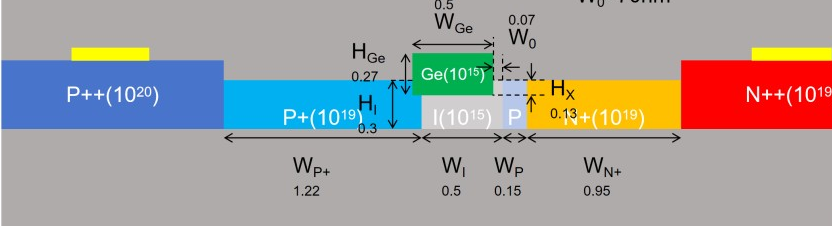
#> input picture figures/cen_device.png, 832 x 226 px
$ python make_fig1_framework.py
#> lines starting #> are read from the running program, lines starting #| are printed output that depends on the picture
import numpy as np, scipy.sparse as sp, scipy.sparse.linalg as spla
import matplotlib as mpl, matplotlib.pyplot as plt
from matplotlib.colors import LinearSegmentedColormap, TwoSlopeNorm
from mpl_toolkits.mplot3d.art3d import Poly3DCollection
import matplotlib.tri as mtri
from scipy.ndimage import gaussian_filter
rng=np.random.default_rng(7)
mpl.rcParams.update({'font.family':['Liberation Sans','DejaVu Sans'],'font.size':6.5,'axes.linewidth':0.5,
 'xtick.major.width':0.5,'ytick.major.width':0.5,'xtick.major.size':2,'ytick.major.size':2,
 'axes.labelsize':6.5,'xtick.labelsize':6,'ytick.labelsize':6,'legend.fontsize':5.8,'pdf.fonttype':42})
INK='#0b0b0b'; MUTE='#52514e'; BLUE='#2a78d6'; ORANGE='#eb6834'; AQUA='#1baf7a'
C_SI='#c9c8c3'; C_GE='#eda100'; C_OX='#d6e6f5'; C_MET='#6b6a66'; C_NP='#8fb7e8'; C_PS='#f2a07b'
seq=LinearSegmentedColormap.from_list('seq',['#fbf8f2','#f6d8a8','#eb6834','#9c2a0b','#3d0d02'])
seqb=LinearSegmentedColormap.from_list('seqb',['#f7f9fc','#a9c8ee','#2a78d6','#0d3a75'])

# ---------------- Poisson solve on 2D cross-section (units: um, V) ----------------
h=0.01; X0,X1,Y1=0,4.0,2.2
nx,ny=int(X1/h)+1,int(Y1/h)+1
x=np.linspace(0,X1,nx); y=np.linspace(0,Y1,ny); XX,YY=np.meshgrid(x,y)
GE=(XX>=1.0)&(XX<=3.0)&(YY>=1.0)&(YY<=1.55)
SI=(YY<1.0)
OX=~(GE|SI)
eps=np.where(GE,16.0,np.where(SI,11.7,3.9))
N=np.zeros_like(XX); cs=(YY>=0.78)&(YY<=0.83)&(XX>=0.85)&(XX<=3.15); N[cs]=-4.2e17*1e-12  # p charge sheet, um^-3
rho_eps0=1.6e-19*N/8.854e-18   # V/um^2
idx=np.arange(nx*ny).reshape(ny,nx)
V=34.0
dir_mask=np.zeros_like(XX,bool); dir_val=np.zeros_like(XX)
dir_mask[0,:]=True; dir_val[0,:]=V
top=(np.abs(YY-1.55)<h/2)&(XX>=1.0)&(XX<=3.0); dir_mask|=top
rows=[];cols=[];vals=[];b=np.zeros(nx*ny)
def ea(a,b_): return 2*a*b_/(a+b_)
for j in range(ny):
  for i in range(nx):
    k=idx[j,i]
    if dir_mask[j,i]:
      rows.append(k);cols.append(k);vals.append(1.0);b[k]=dir_val[j,i];continue
    diag=0.0
    for dj,di in((0,1),(0,-1),(1,0),(-1,0)):
      jj,ii=j+dj,i+di
      if jj<0 or jj>=ny or ii<0 or ii>=nx: continue
      c=ea(eps[j,i],eps[jj,ii])
      rows.append(k);cols.append(idx[jj,ii]);vals.append(c);diag-=c
    rows.append(k);cols.append(k);vals.append(diag)
    b[k]=-rho_eps0[j,i]*h*h
A=sp.csr_matrix((vals,(rows,cols)),shape=(nx*ny,nx*ny))
phi=spla.spsolve(A,b).reshape(ny,nx)
Ey,Ex=np.gradient(-phi,h,h); E=np.hypot(Ex,Ey)*10  # kV/cm
E[OX]=np.nan
print('E Si mult max %.0f, Ge mean %.0f kV/cm'%(np.nanmax(E[(YY<0.78)&(YY>0.3)]),np.nanmean(E[GE])))


from matplotlib.patches import FancyBboxPatch, FancyArrowPatch, Polygon
W,H=17.0/2.54,8.8/2.54
fig=plt.figure(figsize=(W,H))
GRAYH='#6b6a66'
def module(x0,y0,x1,y1,head,hc,body_txt,tx=0.008,ty=None,fs=5.5):
    fig.add_artist(FancyBboxPatch((x0,y0),x1-x0,y1-y0,boxstyle='round,pad=0.0,rounding_size=0.008',transform=fig.transFigure,fc='white',ec=hc,lw=0.8,zorder=-2))
    hh=0.062
    fig.add_artist(FancyBboxPatch((x0,y1-hh),x1-x0,hh,boxstyle='round,pad=0.0,rounding_size=0.008',transform=fig.transFigure,fc=hc,ec=hc,lw=0.8,zorder=-1))
    fig.text(x0+0.008,y1-hh/2,head,color='white',fontsize=6.3,fontweight='bold',va='center')
    if body_txt: fig.text(x0+tx,(y1-hh-0.012) if ty is None else ty,body_txt,fontsize=fs,va='top',color=INK,linespacing=1.25)
def arrow(p,q,label=None,lpos=None,ha='center',va='center',color=INK,rad=0.0,ls='-',fs=5.2,lw=0.8):
    fig.add_artist(FancyArrowPatch(p,q,transform=fig.transFigure,arrowstyle='-|>',mutation_scale=6,lw=lw,color=color,connectionstyle=f'arc3,rad={rad}',linestyle=ls,shrinkA=0,shrinkB=0))
    if label:
        lp=lpos if lpos else ((p[0]+q[0])/2,(p[1]+q[1])/2)
        fig.text(lp[0],lp[1],label,fontsize=fs,ha=ha,va=va,color=color,linespacing=1.15)
def thumb(rect):
    a=fig.add_axes(rect); a.set_xticks([]); a.set_yticks([])
    for sp_ in a.spines.values(): sp_.set_linewidth(0.4); sp_.set_color('#9a9994')
    return a
C1,C2,C3,C4,C5='#3d3c39','#2a78d6','#1baf7a','#eb6834','#6250d6'

# ---- banner: core problem ----
fig.add_artist(FancyBboxPatch((0.215,0.905),0.60,0.085,boxstyle='round,pad=0.0,rounding_size=0.01',transform=fig.transFigure,fc='#f4f3ef',ec='none',zorder=-2))
fig.text(0.515,0.962,r'Core problem:  $\max_{\mathbf{x}\in\mathcal{X}}\ \min_{\boldsymbol{\delta}\in\Delta}\ \rho(\mathbf{x},\boldsymbol{\delta})$   subject to a TCAD budget $\sum_\ell n_\ell c_\ell\leq B$',ha='center',va='center',fontsize=7.0)
fig.text(0.515,0.924,'designer ③ maximises over designs x  ·  challenger ④ minimises over uncertainties δ  ·  all claims checked by TCAD ①',ha='center',va='center',fontsize=5.4,color=MUTE)

# ---- inputs ----
module(0.005,0.03,0.172,0.89,'Domain challenge',C1,
 'Target (1550 nm, 230 K):\n  SPDE ≥ $\\eta^*$,  DCR ≤ $D^*$\nDesign $\\mathbf{x}$: geometry, doping, $V$\nUncertain $\\boldsymbol{\\delta}$: $\\boldsymbol{\\theta}$, process, $\\Delta V$\nData: HWU SPADs, TCAD',fs=5.2)
import os
_D=os.path.dirname(os.path.abspath(__file__))
def _img(name): return plt.imread(os.path.join(_D,name))
#> called with name = 'cen_device.png'
#> returned value is the input picture: shape (226, 832, 3) float32; mean R, G, B 0.636, 0.622, 0.613
# real device cross-section (team's preliminary TCAD)
a=fig.add_axes([0.012,0.585,0.156,0.09]); a.imshow(_img('cen_device.png')); a.axis('off')
fig.text(0.0885,0.572,'lateral Ge/Si waveguide APD (TCAD)',fontsize=4.5,ha='center',color=MUTE)
fig.text(0.014,0.235,'Preliminary TCAD (team):\n• $V_\\mathrm{bd}$ within 7% of a published\n   device\n• $W_P$ 130→170 nm shifts $V_\\mathrm{bd}$\n   from −16 V to −8 V',fontsize=4.8,va='top',color=INK,linespacing=1.25)
t=fig.add_axes([0.012,0.285,0.158,0.235]); t.imshow(_img('cen_iv.png')); t.axis('off')
#> call 2 of _img, with name = 'cen_iv.png'
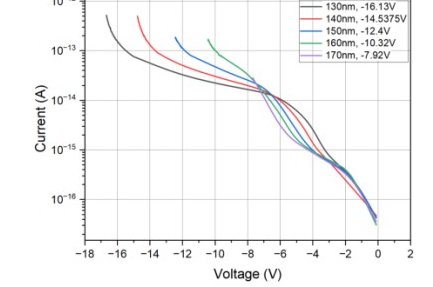
#> input picture figures/cen_iv.png, 433 x 287 px
#> in _img, returned value is the input picture: shape (287, 433, 3) float32; mean R, G, B 0.965, 0.965, 0.966
fig.text(0.0885,0.527,'$W_P$ sweep: breakdown shift',fontsize=4.6,ha='center',color=MUTE)

# ---- ① physics & data engine ----
module(0.215,0.565,0.815,0.885,'①  Physics & data engine  ·  WP1 (Xin)',C1,
 'Automated Silvaco TCAD: 2D screening, 3D\nverification. The ground truth for every claim.\n\nBayesian calibration to measured devices\n→ posterior $p(\\boldsymbol{\\theta}\\,|\\,\\mathrm{data})$ on impact-\nionisation & defect parameters.')
t=thumb([0.515,0.59,0.135,0.195])
# synthetic mesh on the team's lateral Ge/Si waveguide APD geometry
def matof(x,y):
    if 3.1<=x<=3.7 and 2.2<=y<=2.4: return 2            # Ge
    if 2.0<=y<=2.2: return 1                             # Si slab
    if 2.2<y<=2.3 and (x<2.1 or x>4.9): return 1         # Si contact regions
    if 2.3<y<=2.4 and (x<2.1 or x>4.9): return 3         # Al
    return 0                                             # SiO2
pts=[]
for _ in range(2200):
    px_=rng.uniform(1.6,5.4); py_=rng.uniform(1.85,2.55)
    d=min(abs(py_-2.0),abs(py_-2.2),abs(py_-2.4)+(0 if 3.1<=px_<=3.7 else 1),abs(px_-3.1)+(0 if 2.2<=py_<=2.4 else 1),abs(px_-3.7)+(0 if 2.0<=py_<=2.4 else 1),abs(px_-3.85)+(0 if 2.0<=py_<=2.2 else 1))
    if rng.uniform()<np.exp(-d/0.04)+0.015: pts.append((px_,py_))
for gx in np.linspace(1.6,5.4,16):
    for gy in [1.85,2.0,2.2,2.4,2.55]: pts.append((gx,gy))
for gx in np.linspace(3.1,3.7,8): pts.append((gx,2.4))
for gy in np.linspace(2.2,2.4,4): pts+=[(3.1,gy),(3.7,gy)]
pts=np.array(pts); tri=mtri.Triangulation(pts[:,0],pts[:,1]); cx=pts[tri.triangles].mean(1)
mat=np.array([matof(a_,b_) for a_,b_ in cx])
t.tripcolor(tri,facecolors=mat,cmap=mpl.colors.ListedColormap([C_OX,C_SI,C_GE,'#d9a6a0']),vmin=-0.5,vmax=3.5); t.triplot(tri,color='#5d5c58',lw=0.08)
t.set_xlim(1.6,5.4); t.set_ylim(1.85,2.55); t.set_title('TCAD mesh → graph',fontsize=5,pad=1.5)
t=fig.add_axes([0.695,0.62,0.105,0.16])
vb=np.linspace(0.5,5,50); m=2e3*np.exp(0.75*vb); t.fill_between(vb,m*0.55,m*1.8,color=C2,alpha=0.2,lw=0); t.plot(vb,m,color=C2,lw=0.8)
vm=np.array([1,1.8,2.6,3.4,4.2]); t.scatter(vm,2e3*np.exp(0.75*vm)*np.exp(rng.normal(0,0.25,5)),s=5,c=INK,zorder=3)
t.set_yscale('log'); t.tick_params(labelsize=4.5,length=1.5,width=0.4,pad=1); t.set_xlabel('excess bias (V)',fontsize=4.8,labelpad=0.5); t.set_ylabel('DCR',fontsize=4.8,labelpad=0.5)
t.set_title('calibration: data vs posterior',fontsize=5,pad=1.5); t.spines[['top','right']].set_visible(False)
for sp_ in t.spines.values(): sp_.set_linewidth(0.4)

# ---- bottom row: ④ challenger, ③ designer, ② surrogate ----
Y0,Y1=0.03,0.42
module(0.215,Y0,0.39,Y1,'④  Challenger · WP3',C4,'Adversarial search over $\\Delta$\n$\\boldsymbol{\\delta}^*=\\mathrm{arg\\,min}\\,\\rho(\\mathbf{x}^*,\\boldsymbol{\\delta})$;\nestimates $P_\\mathrm{fail}$;\nthen 250–295 K sweep',fs=5.3)
module(0.43,Y0,0.60,Y1,'③  Designer · WP2',C3,'Robust multi-objective BO:\nchooses next $(\\mathbf{x},\\ell)$;\nmaximises worst-case $\\rho$',fs=5.3)
module(0.64,Y0,0.815,Y1,'②  Graph surrogate · WP2',C2,'GNN ensemble on mesh →\nfield maps → physics layer\n→ SPDE, DCR, $g$  ($\\mu\\pm\\sigma$)',fs=5.3)
# ④ thumb: falsification
t=thumb([0.228,0.045,0.15,0.165])
u=np.linspace(-15,15,150); v=np.linspace(-50,50,150); U,Vt=np.meshgrid(u,v); Vv=262.5+0.65*Vt
mg=1.0-((U+2)/11)**2-((Vv-250)/48)**2-0.8*np.exp(-(((U-8.5)/3.5)**2+((Vv-285)/9)**2))
t.imshow(mg,origin='lower',extent=[-15,15,-50,50],aspect='auto',cmap='RdBu',norm=TwoSlopeNorm(0,-1.5,1),alpha=0.7)
t.contour(U,Vt,mg,levels=[0],colors=INK,linewidths=0.5)
mc=np.c_[rng.normal(-1,4.5,35),(rng.normal(255,12,35)-262.5)/0.65]; t.scatter(mc[:,0],mc[:,1],s=1.5,c='#4a4945',lw=0)
pth=np.array([[0,255],[3,265],[5.5,274],[7.2,280],[8.2,283.5],[8.7,285]]); pth[:,1]=(pth[:,1]-262.5)/0.65; t.plot(pth[:,0],pth[:,1],color=C4,lw=0.7); t.scatter(pth[:,0],pth[:,1],s=4,c=C4,zorder=3)
t.scatter([8.7],[(285-262.5)/0.65],s=18,marker='X',c='#c4161c',edgecolors='white',lw=0.3,zorder=4)
t.set_xlim(-15,15); t.set_ylim(-50,50)
fig.text(0.303,0.215,'Δ $W_P$ (process) ↔ Δ trap density',fontsize=4.6,ha='center',color=MUTE)
# ③ thumb: robust Pareto
t=thumb([0.443,0.045,0.145,0.165])
fx=np.logspace(3,6.4,60); fr=55*(1-np.exp(-(np.log10(fx)-2.7)/1.3)); rb=fr-6-4*np.exp(-((np.log10(fx)-4.3)/0.8)**2)
t.plot(fx,fr,color=MUTE,lw=0.7,ls='--'); t.plot(fx,rb,color=C3,lw=1.0)
d3=10**np.array([3.5,4.0,4.5,5.0,5.6]); t.scatter(d3,55*(1-np.exp(-(np.log10(d3)-2.7)/1.3))-6.5+rng.normal(0,1,5),s=5,c=C3,zorder=3)
t.set_xscale('log'); t.set_ylim(0,62); t.set_xticks([]); t.set_yticks([]); t.minorticks_off()
t.text(10**3.1,52,'nominal',fontsize=4.4,color=MUTE); t.text(10**5.0,12,'robust front',fontsize=4.4,color=C3)
fig.text(0.515,0.215,'SPDE  vs  DCR',fontsize=4.6,ha='center',color=MUTE)
# ② thumb: field
t=fig.add_axes([0.653,0.045,0.15,0.165]); t.imshow(_img('cen_field.png')); t.axis('off')
#> call 3 of _img, with name = 'cen_field.png'
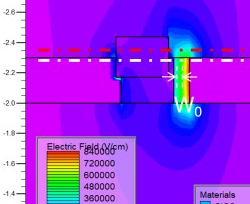
#> input picture figures/cen_field.png, 250 x 204 px
#> in _img, returned value is the input picture: shape (204, 250, 3) float32; mean R, G, B 0.589, 0.213, 0.918
fig.text(0.728,0.215,'|E| map (ATLAS, team)',fontsize=4.6,ha='center',color=MUTE)

# ---- ⑤ explain & outputs ----
module(0.853,0.315,0.995,0.885,'⑤ Explain · WP4',C5,'Field attribution,\nSHAP, symbolic\nregression → rules;\nblind 3D validation',fs=5.3)
t=fig.add_axes([0.895,0.345,0.09,0.25]); t.set_title('|SHAP|',fontsize=4.6,pad=1); vals=[0.8,0.66,0.52,0.93,0.74]; t.barh(np.arange(5),vals,color=C5,height=0.6)
t.set_xticks([]); t.set_yticks(range(5)); t.set_yticklabels(['dose','width','$t_\\mathrm{Ge}$','T','traps'],fontsize=4.3); t.tick_params(length=0,pad=1)
for sp_ in t.spines.values(): sp_.set_visible(False)
module(0.853,0.03,0.995,0.275,'Outputs',C1,'• Robust front &\n   shortlist\n• Design rules\n• Open toolkit\n• GeSPAD-Bench\n• Fab. roadmap',fs=5.3)

# ---- arrows ----
arrow((0.172,0.75),(0.215,0.75),'template,\ndata',(0.1935,0.80),fs=4.8)
arrow((0.172,0.30),(0.215,0.30),'specs\n$\\eta^*,D^*$',(0.1935,0.355),fs=4.8)
arrow((0.735,0.565),(0.735,0.42),'mesh graphs + fields\n2D pre-train → 3D fine-tune',(0.728,0.492),ha='right',fs=4.9)
arrow((0.64,0.25),(0.60,0.25),'$\\mu\\pm\\sigma$',(0.62,0.275),fs=5.0)
arrow((0.515,0.42),(0.515,0.565),'query $(\\mathbf{x},\\ell)$\n2D / 3D',(0.522,0.492),ha='left',fs=4.9)
arrow((0.43,0.29),(0.39,0.29),'$\\mathbf{x}^*$',(0.41,0.315),fs=5.2)
arrow((0.39,0.20),(0.43,0.20),'$\\boldsymbol{\\delta}^*,\\rho$',(0.41,0.175),fs=5.0,color=C4)
arrow((0.26,0.565),(0.26,0.42),'$\\Delta$ from\n$p(\\boldsymbol{\\theta}|\\mathrm{data})$',(0.253,0.492),ha='right',fs=4.9)
arrow((0.33,0.42),(0.33,0.565),'simulate\n$(\\mathbf{x}^*,\\boldsymbol{\\delta}^*)$',(0.337,0.492),ha='left',fs=4.9,color=C4)
arrow((0.815,0.36),(0.853,0.36),'robust\ndesigns',(0.834,0.40),fs=4.6)
arrow((0.924,0.315),(0.924,0.275))
# loop label
fig.text(0.445,0.455,'robust design loop',fontsize=5.2,ha='center',va='center',style='italic',color=MUTE)
fig.savefig('/mnt/user-data/outputs/Fig1_AI-GeSPAD.pdf'); fig.savefig('/tmp/claude-0/fig/Fig1.png',dpi=300)
#> after `fig.savefig('/mnt/user-data/outputs/Fig1_AI-GeSPAD.pdf')`:
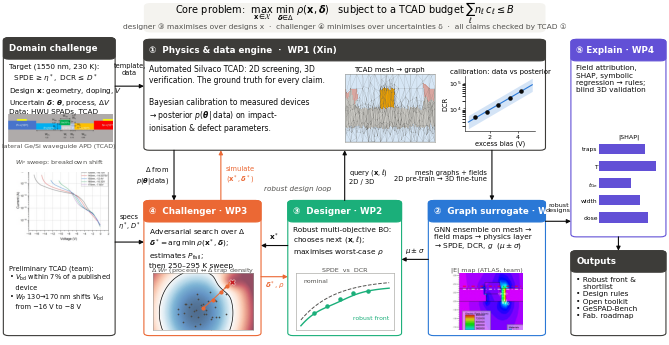
#> figure drawn by matplotlib, 8 panels; panel 4: curve peaks at x = 5, y = 85042.2
